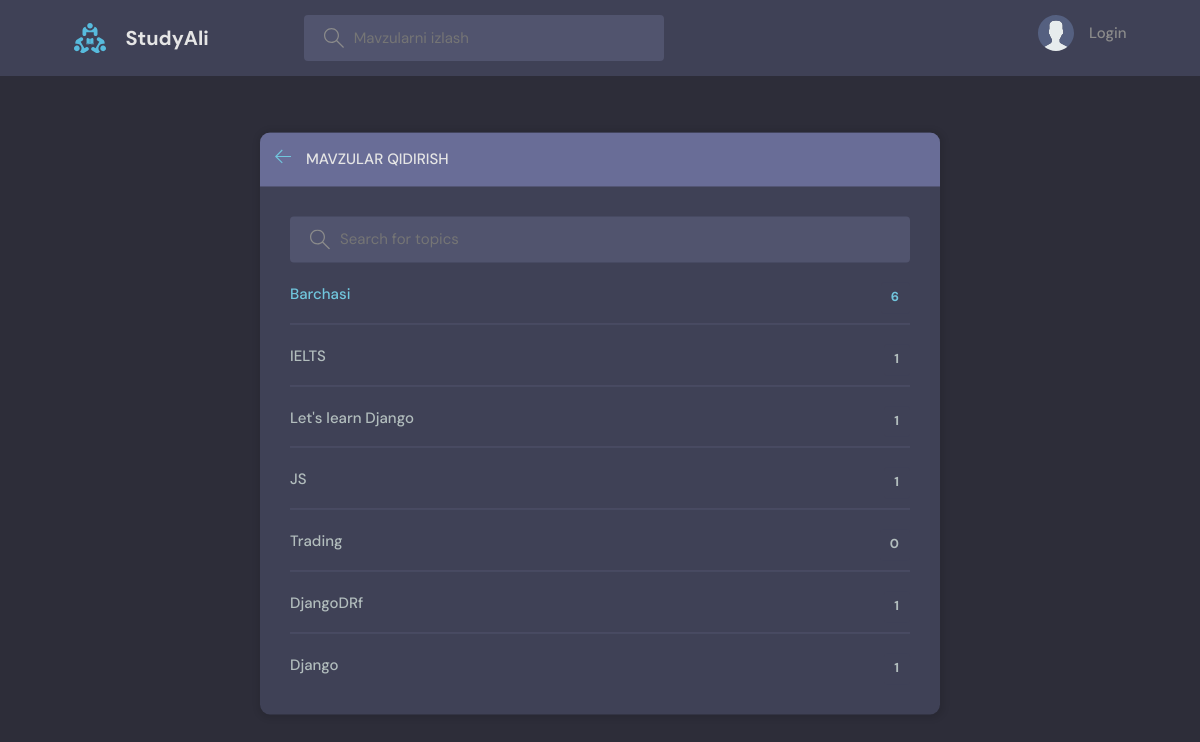
Page /topics/ on the committed database.
### base/models.py (models this page shows, shortened)
class Topic(models.Model):
    name = models.CharField(max_length=200)

### base/views.py (the view)
# urls.py: path('topics/', views.topicsPage, name="topics"),
def topicsPage(request):
    q = request.GET.get('q') if request.GET.get('q') != None else ''
    topics = Topic.objects.filter(name__icontains=q)
    return render(request, 'base/topics.html', {'topics': topics})

### base/templates/base/topics.html (shortened to what this page needs)
{% extends 'main.html' %}
{% block content %}
<main class="create-room layout">
  <div class="container">
    <div class="layout__box">
      <div class="layout__boxHeader">
        <div class="layout__boxTitle">
          <a href="{% url 'home' %}">
            <svg version="1.1" xmlns="http://www.w3.org/2000/svg" width="32" height="32" viewBox="0 0 32 32">
              <title>Chapga</title>
              <path
                d="M13.723 2.286l-13.723 13.714 13.719 13.714 1.616-1.611-10.96-10.96h27.625v-2.286h-27.625l10.965-10.965-1.616-1.607z">
              </path>
            </svg>
          </a>
          <h3>Mavzular Qidirish</h3>
        </div>
      </div>
      <div class="topics-page layout__body">
        <form action="" method="GET" class="header__search">
          <label>
            <input name="q" placeholder="Search for topics" />
          </label>
        </form>
        <ul class="topics__list">
          <li>
            <a href="{% url 'topics' %}" class="active">Barchasi <span>{{topics.count}}</span></a>
          </li>
          {% for topic in topics %}
          <li>
            <a href="{% url 'home' %}?q={{topic.name}}">{{ topic.name }} <span>{{topic.room_set.all.count}}</span></a>
          </li>
          {% endfor %}
        </ul>
      </div>
    </div>
  </div>
</main>
{% endblock content %}

### static/styles/style.css (style rules this page uses)
:root { --color-main: #71c6dd; --color-main-light: #e1f6fb; --color-dark: #3f4156; --color-dark-medium: #51546e; --color-dark-light: #696d97; --color-light: #e5e5e5; --color-gray: #8b8b8b; --color-light-gray: #b2bdbd; --color-bg: #2d2d39; --color-success: #5dd693; --color-error: #fc4b0b; }
* { font-family: "DM Sans", -apple-system, BlinkMacSystemFont, "Segoe UI", Roboto, Oxygen, Ubuntu, Cantarell, "Open Sans", "Helvetica Neue", sans-serif; margin: 0; padding: 0; box-sizing: border-box; text-rendering: optimizeLegibility; font-size: inherit; }
html { font-size: 56.25%; }
@media only screen and (min-width: 1200px) { html { font-size: 62.5%; } }
body { line-height: 1.6; font-weight: 400; font-size: 1.5rem; color: var(--color-light-gray); background-color: var(--color-bg); min-height: 100vh; }
a { display: inline-block; color: var(--color-main); text-decoration: none; }
.container { max-width: 120rem; width: 90%; margin: auto; }
.header__search > label { background-color: var(--color-dark-medium); padding: 1.3rem 1rem; display: flex; align-items: center; gap: 1rem; border-radius: 4px; }
.header__search svg { fill: var(--color-gray); width: 2rem; height: 2rem; margin-left: 1rem; }
.header__search input { width: 30rem; background: transparent; border: none; outline: none; color: var(--color-light); }
.layout { margin-top: 2.4rem; }
.layout > .container { display: flex; justify-content: space-between; align-items: flex-start; }
.layout__box { width: 90%; max-width: 48rem; min-height: 40rem; position: absolute; top: 50%; left: 50%; transform: translate(-50%, -46%); background-color: var(--color-dark); border-radius: 1rem; box-shadow: 1px 1px 6px 3px rgba(0, 0, 0, 0.1); overflow: hidden; }
.layout__boxHeader { display: flex; padding: 1.5rem; background-color: var(--color-dark-light); }
.layout__boxTitle { display: flex; gap: 1.5rem; align-items: center; }
.layout__boxTitle h3 { text-transform: uppercase; font-weight: 500; color: var(--color-light); }
.layout__boxTitle svg { width: 1.6rem; height: 1.6rem; fill: var(--color-main); }
.layout__body { margin: 3rem; }
.topics__list { list-style: none; }
.topics__list li a { display: flex; justify-content: space-between; margin-bottom: 3rem; font-weight: 500; color: var(--color-light-gray); transition: all 0.3s ease-in-out; }
.topics__list li a.active, .topics__list li a:hover { color: var(--color-main); }
.topics__list li a span { padding: 0.5rem 1rem; background-color: var(--color-dark); border-radius: 3px; font-size: 1.3rem; font-weight: 700; letter-spacing: 1px; }
.topics-page .topics__list li:not(:last-child) a { margin: 2rem 0; padding-bottom: 1rem; text-decoration: none; border-bottom: 1px solid var(--color-dark-medium); }
.topics-page .header__search { display: block; }
.create-room.layout .layout__box { max-width: 68rem; }

### rows in the picture
Topic: name "IELTS", room_set.all.count "1"
Topic: name "Let's learn Django", room_set.all.count "1"
Topic: name "JS", room_set.all.count "1"
Topic: name "Trading", room_set.all.count "0"
Topic: name "DjangoDRf", room_set.all.count "1"
Topic: name "Django", room_set.all.count "1"

### other values in the picture
{{ topics.count }} "6"
